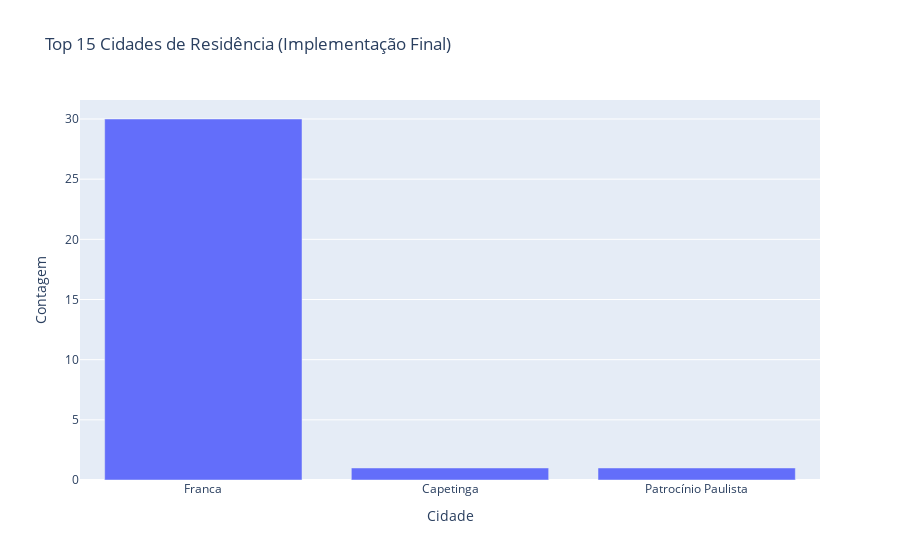

The cell this chart's notebook holds for it:
### Markdown cell above
## 11. Implementação completa de correção

### Code cell
# Função atualizada para processar o Excel com tratamento de dados
def process_excel_file_improved(df_original):
    """
    Versão melhorada da função process_excel_file com tratamento de dados
    """
    try:
        # Tratar valores conforme necessário
        df = df_original.copy()
        
        # 1. Padronizar cidades
        cidade_col = 'Em qual cidade você reside?'
        if cidade_col in df.columns:
            # Converter para string e tratar valores nulos
            df[cidade_col] = df[cidade_col].fillna('Não informado')
            df[cidade_col] = df[cidade_col].astype(str).str.strip()
            
            # Criar mapeamento de padronização
            mapeamento = {
                'franca': 'Franca',
                'FRANCA': 'Franca',
                'franca - sp': 'Franca',
                # Adicione outros conforme necessário
            }
            
            # Aplicar mapeamento baseado em correspondência exata
            for chave, valor in mapeamento.items():
                df.loc[df[cidade_col].str.lower() == chave.lower(), cidade_col] = valor
        
        # 2. Outros tratamentos conforme necessário para outras colunas
        # ...
        
        # Converter para lista de dicionários
        json_data = df.to_dict(orient='records')
        
        # Extrair colunas
        columns = list(df.columns)
        
        # Criar o dicionário com ID como chave
        resultado_json = {}
        for item in json_data:
            id_item = str(item.get('ID', ''))
            if id_item:  # Só adiciona se tiver um ID válido
                # Garantir que todos os campos estejam presentes e na ordem correta
                dados = [item.get(coluna, '') for coluna in columns[1:]]
                resultado_json[id_item] = dados
        
        # Verificação final
        print(f"Processamento concluído. Registros: {len(resultado_json)}")
        
        # Verificar estado da coluna de cidades
        df_check = reconstruir_dataframe(resultado_json, columns)
        if cidade_col in df_check.columns:
            top_cities = df_check[cidade_col].value_counts().head(5).to_dict()
            print(f"Top 5 cidades após processamento: {top_cities}")
        
        return resultado_json, columns
        
    except Exception as e:
        print(f"Erro no processamento: {str(e)}")
        return None, None

# Testar a função melhorada
resultado_json_melhorado, columns_melhorado = process_excel_file_improved(df_original)

if resultado_json_melhorado:
    # Reconstruir o DataFrame
    df_melhorado = reconstruir_dataframe(resultado_json_melhorado, columns_melhorado)
    
    # Verificar o resultado
    cidade_col = 'Em qual cidade você reside?'
    if cidade_col in df_melhorado.columns:
        cidades_count_melhorado = df_melhorado[cidade_col].value_counts()
        print(f"\nTotal de cidades únicas após melhorias: {len(cidades_count_melhorado)}")
        
        # Exibir as top 15 cidades
        print("\nTop 15 cidades (após melhorias):")
        display(cidades_count_melhorado.head(15))
        
        # Criar o gráfico final correto
        top_15 = cidades_count_melhorado.head(15)
        
        fig = px.bar(
            x=top_15.index,
            y=top_15.values,
            title="Top 15 Cidades de Residência (Implementação Final)",
            labels={'x': 'Cidade', 'y': 'Contagem'}
        )
        
        fig.show()

### Figure 1 — Plotly figure (JSON) as saved in the notebook; plotly's stock layout.template omitted (floating-point values rounded to 4 significant figures)
{"data": [{"hovertemplate": "Cidade=%{x}<br>Contagem=%{y}<extra></extra>", "legendgroup": "", "marker": {"color": "#636efa", "pattern": {"shape": ""}}, "name": "", "orientation": "v", "showlegend": false, "textposition": "auto", "type": "bar", "x": ["Franca", "Capetinga", "Patrocínio Paulista"], "xaxis": "x", "y": [30, 1, 1], "yaxis": "y"}], "layout": {"barmode": "relative", "legend": {"tracegroupgap": 0}, "title": {"text": "Top 15 Cidades de Residência (Implementação Final)"}, "xaxis": {"anchor": "y", "domain": [0, 1], "title": {"text": "Cidade"}}, "yaxis": {"anchor": "x", "domain": [0, 1], "title": {"text": "Contagem"}}}}
